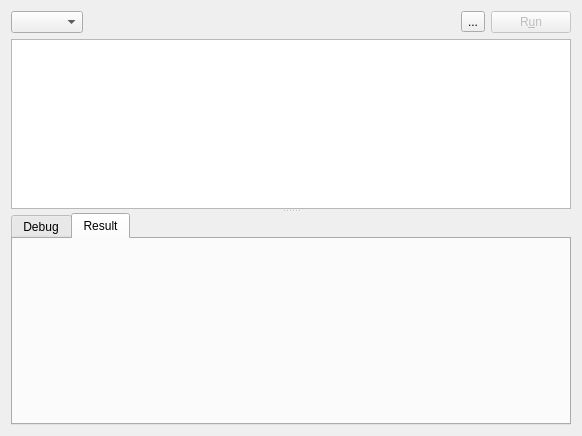
<?xml version="1.0" encoding="UTF-8"?>
<ui version="4.0">
 <class>QueryEditorWidgetClass</class>
 <widget class="QWidget" name="QueryEditorWidgetClass">
  <property name="geometry">
   <rect>
    <x>0</x>
    <y>0</y>
    <width>582</width>
    <height>436</height>
   </rect>
  </property>
  <layout class="QGridLayout" name="gridLayout">
   <item row="0" column="0">
    <widget class="QComboBox" name="dbChooser"/>
   </item>
   <item row="0" column="1">
    <widget class="QLabel" name="pathLabel">
     <property name="sizePolicy">
      <sizepolicy hsizetype="Expanding" vsizetype="Preferred">
       <horstretch>0</horstretch>
       <verstretch>0</verstretch>
      </sizepolicy>
     </property>
     <property name="text">
      <string/>
     </property>
     <property name="textInteractionFlags">
      <set>Qt::LinksAccessibleByMouse|Qt::TextSelectableByMouse</set>
     </property>
    </widget>
   </item>
   <item row="0" column="3">
    <widget class="QPushButton" name="runButton">
     <property name="enabled">
      <bool>false</bool>
     </property>
     <property name="text">
      <string>R&amp;un</string>
     </property>
     <property name="icon">
      <iconset resource="../icons.qrc">
       <normaloff>:/img/player_play.png</normaloff>:/img/player_play.png</iconset>
     </property>
     <property name="iconSize">
      <size>
       <width>16</width>
       <height>16</height>
      </size>
     </property>
     <property name="shortcut">
      <string>F5</string>
     </property>
    </widget>
   </item>
   <item row="1" column="0" colspan="4">
    <widget class="QSplitter" name="splitter">
     <property name="orientation">
      <enum>Qt::Vertical</enum>
     </property>
     <widget class="QueryTextEdit" name="editor">
      <property name="textInteractionFlags">
       <set>Qt::LinksAccessibleByMouse|Qt::TextEditable|Qt::TextEditorInteraction|Qt::TextSelectableByKeyboard|Qt::TextSelectableByMouse</set>
      </property>
      <property name="html" stdset="0">
       <string/>
      </property>
     </widget>
     <widget class="QTabWidget" name="tabWidget">
      <property name="currentIndex">
       <number>1</number>
      </property>
      <widget class="QWidget" name="tab">
       <attribute name="title">
        <string>Debug</string>
       </attribute>
       <layout class="QGridLayout" name="gridLayout_2">
        <item row="0" column="0">
         <widget class="QTextEdit" name="debugText">
          <property name="readOnly">
           <bool>true</bool>
          </property>
          <property name="html">
           <string notr="true">&lt;!DOCTYPE HTML PUBLIC &quot;-//W3C//DTD HTML 4.0//EN&quot; &quot;http://www.w3.org/TR/REC-html40/strict.dtd&quot;&gt;
&lt;html&gt;&lt;head&gt;&lt;meta name=&quot;qrichtext&quot; content=&quot;1&quot; /&gt;&lt;style type=&quot;text/css&quot;&gt;
p, li { white-space: pre-wrap; }
&lt;/style&gt;&lt;/head&gt;&lt;body style=&quot; font-family:'Ubuntu'; font-size:9pt; font-weight:400; font-style:normal;&quot;&gt;
&lt;table border=&quot;0&quot; style=&quot;-qt-table-type: root; margin-top:4px; margin-bottom:4px; margin-left:4px; margin-right:4px;&quot;&gt;
&lt;tr&gt;
&lt;td style=&quot;border: none;&quot;&gt;
&lt;p style=&quot;-qt-paragraph-type:empty; margin-top:0px; margin-bottom:0px; margin-left:0px; margin-right:0px; -qt-block-indent:0; text-indent:0px; font-size:8pt;&quot;&gt;&lt;/p&gt;
&lt;p style=&quot;-qt-paragraph-type:empty; margin-top:0px; margin-bottom:0px; margin-left:0px; margin-right:0px; -qt-block-indent:0; text-indent:0px; font-size:8pt;&quot;&gt;&lt;/p&gt;
&lt;p style=&quot;-qt-paragraph-type:empty; margin-top:0px; margin-bottom:0px; margin-left:0px; margin-right:0px; -qt-block-indent:0; text-indent:0px; font-family:'Sans';&quot;&gt;&lt;/p&gt;
&lt;p style=&quot;-qt-paragraph-type:empty; margin-top:0px; margin-bottom:0px; margin-left:0px; margin-right:0px; -qt-block-indent:0; text-indent:0px; font-family:'Sans';&quot;&gt;&lt;/p&gt;
&lt;p style=&quot;-qt-paragraph-type:empty; margin-top:0px; margin-bottom:0px; margin-left:0px; margin-right:0px; -qt-block-indent:0; text-indent:0px; font-family:'Sans'; font-size:8pt;&quot;&gt;&lt;/p&gt;
&lt;p style=&quot;-qt-paragraph-type:empty; margin-top:0px; margin-bottom:0px; margin-left:0px; margin-right:0px; -qt-block-indent:0; text-indent:0px; font-family:'Sans';&quot;&gt;&lt;/p&gt;
&lt;p style=&quot;-qt-paragraph-type:empty; margin-top:0px; margin-bottom:0px; margin-left:0px; margin-right:0px; -qt-block-indent:0; text-indent:0px; font-family:'Sans';&quot;&gt;&lt;/p&gt;
&lt;p style=&quot;-qt-paragraph-type:empty; margin-top:0px; margin-bottom:0px; margin-left:0px; margin-right:0px; -qt-block-indent:0; text-indent:0px; font-family:'Sans'; font-size:8pt;&quot;&gt;&lt;/p&gt;
&lt;p style=&quot;-qt-paragraph-type:empty; margin-top:0px; margin-bottom:0px; margin-left:0px; margin-right:0px; -qt-block-indent:0; text-indent:0px; font-family:'Sans'; font-size:8pt;&quot;&gt;&lt;/p&gt;
&lt;p style=&quot;-qt-paragraph-type:empty; margin-top:0px; margin-bottom:0px; margin-left:0px; margin-right:0px; -qt-block-indent:0; text-indent:0px; font-family:'Sans';&quot;&gt;&lt;/p&gt;&lt;/td&gt;&lt;/tr&gt;&lt;/table&gt;&lt;/body&gt;&lt;/html&gt;</string>
          </property>
         </widget>
        </item>
       </layout>
      </widget>
      <widget class="QWidget" name="tab_2">
       <attribute name="title">
        <string>Result</string>
       </attribute>
       <layout class="QGridLayout" name="gridLayout_3">
        <item row="0" column="2">
         <widget class="ResultView" name="tabView" native="true">
          <property name="sizePolicy">
           <sizepolicy hsizetype="Preferred" vsizetype="Expanding">
            <horstretch>0</horstretch>
            <verstretch>0</verstretch>
           </sizepolicy>
          </property>
         </widget>
        </item>
       </layout>
      </widget>
     </widget>
    </widget>
   </item>
   <item row="0" column="2">
    <widget class="QToolButton" name="toolButton">
     <property name="text">
      <string>...</string>
     </property>
     <property name="popupMode">
      <enum>QToolButton::InstantPopup</enum>
     </property>
    </widget>
   </item>
  </layout>
  <action name="actionEnqueue">
   <property name="checkable">
    <bool>true</bool>
   </property>
   <property name="checked">
    <bool>true</bool>
   </property>
   <property name="text">
    <string>Enqueue</string>
   </property>
   <property name="toolTip">
    <string>Puts the query in a threaded queue</string>
   </property>
  </action>
  <action name="actionLogQuery">
   <property name="checkable">
    <bool>true</bool>
   </property>
   <property name="checked">
    <bool>true</bool>
   </property>
   <property name="text">
    <string>Log query</string>
   </property>
  </action>
  <action name="actionClearOnSuccess">
   <property name="checkable">
    <bool>true</bool>
   </property>
   <property name="text">
    <string>Clear if success</string>
   </property>
   <property name="toolTip">
    <string>Clears the query if it is runned with success</string>
   </property>
  </action>
 </widget>
 <customwidgets>
  <customwidget>
   <class>QueryTextEdit</class>
   <extends>QPlainTextEdit</extends>
   <header>../src/widgets/querytextedit.h</header>
  </customwidget>
  <customwidget>
   <class>ResultView</class>
   <extends>QWidget</extends>
   <header>../src/widgets/resultview.h</header>
   <container>1</container>
  </customwidget>
 </customwidgets>
 <resources>
  <include location="../icons.qrc"/>
 </resources>
 <connections/>
</ui>
